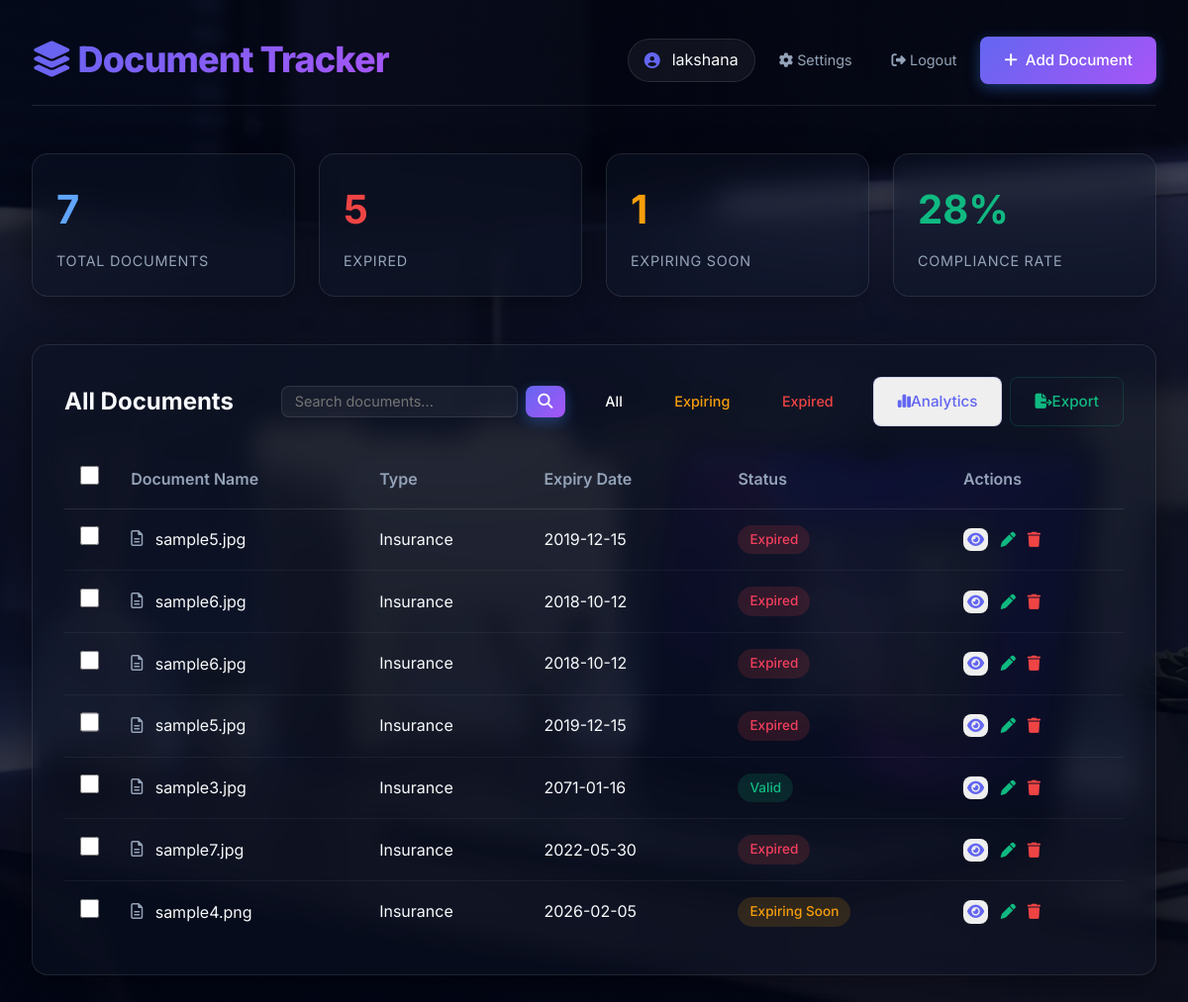
Page / (signed in) on the earlier database version.
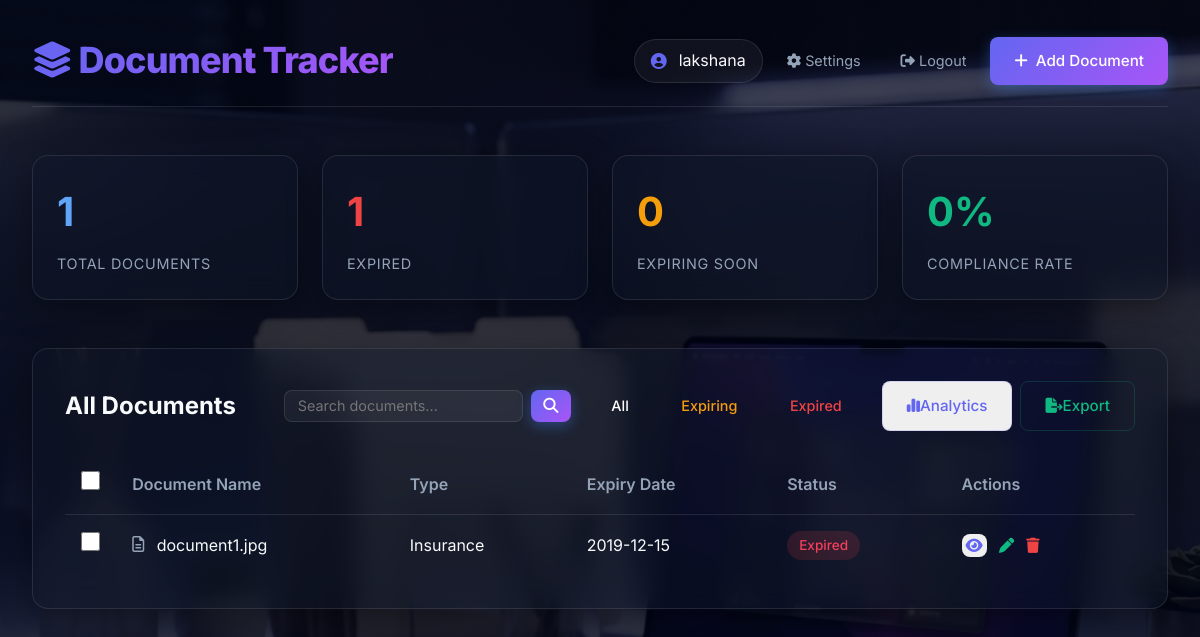
Same page on the later database version.
### tables this page shows
CREATE TABLE users (
            id INTEGER PRIMARY KEY AUTOINCREMENT,
            username TEXT UNIQUE NOT NULL,
            password_hash TEXT NOT NULL
        );

CREATE TABLE documents (
id INTEGER PRIMARY KEY AUTOINCREMENT,
name TEXT,
type TEXT,
expiry_date TEXT
, filename TEXT, user_id INTEGER REFERENCES users (id), tags TEXT);

### app.py (the view)
@app.route('/')
@login_required
def dashboard():
    search_query = request.args.get('search', '')
    db = get_db()
    cursor = db.cursor()
    if search_query:
        cursor.execute("""
            SELECT * FROM documents
            WHERE user_id = ? AND (name LIKE ? OR type LIKE ?)
        """, (current_user.id, f'%{search_query}%', f'%{search_query}%'))
    else:
        cursor.execute("SELECT * FROM documents WHERE user_id = ?", (current_user.id,))
    docs = cursor.fetchall()
    today = date.today()
    expired = expiring = 0
    processed_docs = []
    for row in docs:
        d = dict(row) # Convert to dict
        status = "No Expiry"
        expiry_str = d['expiry_date']
        expiry_date = None
        if expiry_str:
            try:
                expiry_date = datetime.strptime(str(expiry_str), '%Y-%m-%d').date()
            except:
                expiry_date = None
        if expiry_date:
            days = (expiry_date - today).days
            if days < 0:
                status = "Expired"
                expired += 1
            elif days <= 15:
                status = "Expiring Soon"
                expiring += 1
            else:
                status = "Valid"
        d['status'] = status
        processed_docs.append(d)
    total = len(processed_docs)
    compliance = 0 if total == 0 else int(((total - expired) / total) * 100)
    return render_template(
        'dashboard.html',
        docs=processed_docs,
        total=total,
        expired=expired,
        expiring=expiring,
        compliance=compliance,
        search_query=search_query
    )

### app.py (called while the page is built)
@login_manager.user_loader
def load_user(user_id):
    db = get_db()
    cursor = db.cursor()
    cursor.execute("SELECT * FROM users WHERE id = ?", (user_id,))
    user_row = cursor.fetchone()
    db.close()
    if user_row:
        return User(id=user_row['id'], username=user_row['username'])
    return None

def get_db():
    conn = sqlite3.connect(DB_PATH)
    conn.row_factory = sqlite3.Row  # Access columns by name
    return conn

### templates/dashboard.html (shortened to what this page needs)
<!DOCTYPE html>
<html lang="en">
<head>
    <link rel="stylesheet" href="{{ url_for('static', filename='style.css') }}">
    <link rel="stylesheet" href="https://cdnjs.cloudflare.com/ajax/libs/font-awesome/6.4.0/css/all.min.css">
</head>
<body>
    <div class="container">
        <header>
            <div class="logo-area">
                <h1><i class="fa-solid fa-layer-group"></i> Document Tracker</h1>
            </div>
            <div class="user-profile">
                <div class="user-info">
                    <i class="fa-solid fa-user-circle"></i>
                    <span>{{ current_user.username }}</span>
                </div>
                <a href="{{ url_for('settings') }}" class="logout-link" style="margin-right: 1rem;"><i
                        class="fa-solid fa-gear"></i> Settings</a>
                <a href="{{ url_for('logout') }}" class="logout-link"><i class="fa-solid fa-sign-out-alt"></i>
                    Logout</a>
                <a href="{{ url_for('add_document') }}" class="btn btn-primary">
                    <i class="fa-solid fa-plus" style="margin-right: 8px;"></i> Add Document
                </a>
            </div>
        </header>
        <div class="stats-grid">
            <div class="stat-card">
                <div class="stat-value" style="color: #60a5fa;">{{ total }}</div>
                <div class="stat-label">Total Documents</div>
            </div>
            <div class="stat-card">
                <div class="stat-value" style="color: #ef4444;">{{ expired }}</div>
                <div class="stat-label">Expired</div>
            </div>
            <div class="stat-card">
                <div class="stat-value" style="color: #f59e0b;">{{ expiring }}</div>
                <div class="stat-label">Expiring Soon</div>
            </div>
            <div class="stat-card">
                <div class="stat-value" style="color: #10b981;">{{ compliance }}%</div>
                <div class="stat-label">Compliance Rate</div>
            </div>
        </div>
        <div class="documents-section">
            <div class="section-header">
                <h2>All Documents</h2>
                <div class="filters" style="display: flex; align-items: center; gap: 1rem; flex-wrap: wrap;">
                    <form action="{{ url_for('dashboard') }}" method="GET" class="search-form"
                        style="display: flex; gap: 0.5rem;">
                        <input type="text" name="search" placeholder="Search documents..." value="{{ search_query }}"
                            style="background: rgba(255,255,255,0.05); border: 1px solid rgba(255,255,255,0.1); color: white; border-radius: 0.5rem; padding: 0.4rem 0.8rem; font-size: 0.9rem;">
                        <button type="submit" class="btn btn-primary" style="padding: 0.4rem 0.8rem;">
                            <i class="fa-solid fa-magnifying-glass"></i>
                        </button>
                    </form>
                    <div class="filter-links">
                        <a href="{{ url_for('dashboard') }}" class="btn" style="color:white; font-size:0.9rem;">All</a>
                        <a href="{{ url_for('expiring_documents') }}" class="btn"
                            style="color:#f59e0b; font-size:0.9rem;">Expiring</a>
                        <a href="{{ url_for('expired_documents') }}" class="btn"
                            style="color:#ef4444; font-size:0.9rem;">Expired</a>
                    </div>
                    <div class="bulk-actions" style="margin-left: auto; display: flex; gap: 0.5rem;">
                        <button id="toggleAnalytics" class="btn"
                            style="color: #6366f1; border: 1px solid rgba(99, 102, 241, 0.2);">
                            <i class="fa-solid fa-chart-simple"></i> Analytics
                        </button>
                        <a href="{{ url_for('export_csv') }}" class="btn"
                            style="color: #10b981; border: 1px solid rgba(16, 185, 129, 0.2);">
                            <i class="fa-solid fa-file-export"></i> Export
                        </a>
                    </div>
                </div>
            </div>
            <form id="bulkActionForm" action="{{ url_for('bulk_delete') }}" method="POST">
                {% if docs %}
                <table>
                    <thead>
                        <tr>
                            <th style="width: 40px;"><input type="checkbox" id="selectAll"></th>
                            <th>Document Name</th>
                            <th>Type</th>
                            <th>Expiry Date</th>
                            <th>Status</th>
                            <th>Actions</th>
                        </tr>
                    </thead>
                    <tbody>
                        {% for doc in docs %}
                        <tr>
                            <td><input type="checkbox" name="doc_ids" value="{{ doc['id'] }}" class="doc-checkbox"></td>
                            <td>
                                <i class="fa-regular fa-file-lines" style="margin-right:8px; color:#94a3b8;"></i>
                                <div style="display: inline-block; vertical-align: middle;">
                                    <div>{{ doc['name'] }}</div>
                                </div>
                            </td>
                            <td>{{ doc['type'] }}</td>
                            <td>
                                {% if doc['expiry_date'] %}
                                {{ doc['expiry_date'] }}
                                {% else %}
                                <span style="color: #64748b;">N/A</span>
                                {% endif %}
                            </td>
                            <td>
                                {% if doc['status'] == 'Valid' %}
                                <span class="status-badge status-valid">Valid</span>
                                {% elif doc['status'] == 'Expiring Soon' %}
                                <span class="status-badge status-expiring">Expiring Soon</span>
                                {% elif doc['status'] == 'Expired' %}
                                <span class="status-badge status-expired">Expired</span>
                                {% else %}
                                <span class="status-badge" style="background:rgba(255,255,255,0.1);">Unknown</span>
                                {% endif %}
                            </td>
                            <td>
                                <button type="button" class="btn preview-btn" style="color:#6366f1; padding:0.25rem;"
                                    data-url="{{ url_for('uploaded_file', filename=doc['filename']) }}"
                                    data-title="{{ doc['name'] }}">
                                    <i class="fa-solid fa-eye"></i>
                                </button>
                                <a href="{{ url_for('edit_document', id=doc['id']) }}" class="btn"
                                    style="color:#10b981; padding:0.25rem; margin: 0 4px;">
                                    <i class="fa-solid fa-pen"></i>
                                </a><button type="button" class="btn delete-btn" data-id="{{ doc['id'] }}"
                                    style="color:#ef4444; padding:0.25rem; background:none; border:none; cursor:pointer;">
                                    <i class="fa-solid fa-trash"></i>
                                </button>
                            </td>
                        </tr>
                        {% endfor %}
                    </tbody>
                </table>
            </form>
            {% else %}
            <div style="text-align: center; padding: 3rem; color: #64748b;">
                <i class="fa-regular fa-folder-open" style="font-size: 3rem; margin-bottom: 1rem;"></i>
                <p>No documents found. Start by adding one!</p>
            </div>
            {% endif %}
        </div>
    </div>
</body>
</html>

### static/style.css (style rules this page uses)
:root { --bg-color: #020617; --text-color: #f8fafc; --card-bg: rgba(15, 23, 42, 0.4); --card-border: 1px solid rgba(255, 255, 255, 0.1); --primary: #6366f1; --primary-hover: #4f46e5; --danger: #f43f5e; --warning: #f59e0b; --success: #10b981; --glass-shadow: 0 8px 32px 0 rgba(0, 0, 0, 0.37); --premium-gradient: linear-gradient(135deg, #6366f1 0%, #a855f7 100%); --accent-glow: 0 0 15px rgba(99, 102, 241, 0.3); }
* { box-sizing: border-box; margin: 0; padding: 0; }
body { font-family: 'Inter', sans-serif; background: linear-gradient(rgba(2, 6, 23, 0.7), rgba(2, 6, 23, 0.85)), url('bg.png'); background-size: cover; background-position: center; background-attachment: fixed; color: var(--text-color); line-height: 1.6; min-height: 100vh; }
.container { max-width: 1200px; margin: 0 auto; padding: 2rem; }
header { display: flex; justify-content: space-between; align-items: center; margin-bottom: 3rem; padding-bottom: 1rem; border-bottom: var(--card-border); }
h1 { font-size: 2.25rem; font-weight: 800; background: var(--premium-gradient); -webkit-background-clip: text; background-clip: text; -webkit-text-fill-color: transparent; letter-spacing: -0.025em; }
.btn { display: inline-flex; align-items: center; padding: 0.75rem 1.5rem; border-radius: 0.5rem; font-weight: 500; text-decoration: none; transition: all 0.2s ease; border: none; cursor: pointer; font-family: inherit; font-size: 0.95rem; }
.btn-primary { background: var(--premium-gradient); color: white; box-shadow: 0 4px 14px 0 rgba(59, 130, 246, 0.39); }
.stats-grid { display: grid; grid-template-columns: repeat(auto-fit, minmax(240px, 1fr)); gap: 1.5rem; margin-bottom: 3rem; }
.stat-card { background: var(--card-bg); backdrop-filter: blur(12px); border: var(--card-border); border-radius: 1rem; padding: 1.5rem; box-shadow: var(--glass-shadow); transition: transform 0.2s; }
.stat-value { font-size: 2.5rem; font-weight: 700; margin-bottom: 0.5rem; }
.stat-label { color: #94a3b8; font-size: 0.9rem; text-transform: uppercase; letter-spacing: 0.05em; }
.documents-section { background: var(--card-bg); backdrop-filter: blur(12px); border: var(--card-border); border-radius: 1rem; padding: 2rem; box-shadow: var(--glass-shadow); }
.section-header { display: flex; justify-content: space-between; align-items: center; margin-bottom: 1.5rem; }
table { width: 100%; border-collapse: separate; border-spacing: 0; }
th { text-align: left; padding: 1rem; color: #94a3b8; font-weight: 600; border-bottom: var(--card-border); }
td { padding: 1rem; border-bottom: 1px solid rgba(255, 255, 255, 0.05); }
tr:last-child td { border-bottom: none; }
.status-badge { display: inline-block; padding: 0.25rem 0.75rem; border-radius: 9999px; font-size: 0.85rem; font-weight: 500; }
.status-expired { background-color: rgba(239, 68, 68, 0.15); color: var(--danger); }
input[type="text"], input[type="date"], select { width: 100%; padding: 0.8rem; background: rgba(15, 23, 42, 0.5); border: var(--card-border); border-radius: 0.5rem; color: white; font-family: inherit; }
input[type="checkbox"] { width: 1.2rem; height: 1.2rem; accent-color: var(--primary); cursor: pointer; }
.user-profile { display: flex; align-items: center; gap: 1.5rem; }
.user-info { display: flex; align-items: center; gap: 0.75rem; background: rgba(255, 255, 255, 0.05); padding: 0.5rem 1rem; border-radius: 2rem; border: var(--card-border); }
.user-info i { color: var(--primary); }
.logout-link { color: #94a3b8; text-decoration: none; font-size: 0.9rem; transition: color 0.2s; }

Differences in the rows shown:
removed documents: name "sample5.jpg", type "Insurance", expiry_date "2019-12-15", shows "Expired"
removed documents: name "sample6.jpg", type "Insurance", expiry_date "2018-10-12", shows "Expired"
removed documents: name "sample6.jpg", type "Insurance", expiry_date "2018-10-12", shows "Expired"
removed documents: name "sample5.jpg", type "Insurance", expiry_date "2019-12-15", shows "Expired"
removed documents: name "sample3.jpg", type "Insurance", expiry_date "2071-01-16", shows "Valid"
removed documents: name "sample7.jpg", type "Insurance", expiry_date "2022-05-30", shows "Expired"
removed documents: name "sample4.png", type "Insurance", expiry_date "2026-02-05", shows "Expiring Soon"
added documents: name "document1.jpg", type "Insurance", expiry_date "2019-12-15", shows "Expired"
Other differences:
{{ total }}: "7" → "1"
{{ expired }}: "5" → "1"
{{ expiring }}: "1" → "0"
{{ compliance }}: "28" → "0"
